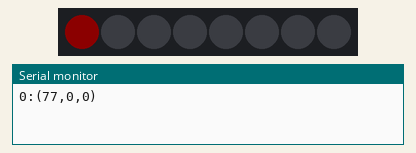
This sketch was run on a simulated Arduino Uno, built with avr-gcc and run on an emulated ATmega328P. Shown: 8 RGB LEDs in strip order, left to right, the last lines printed to the serial monitor. Dim RGB values are drawn brighter than linear.

Above: at 0.07 s.
At 1.13 s:
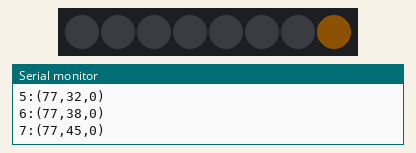
At 2.5 s:
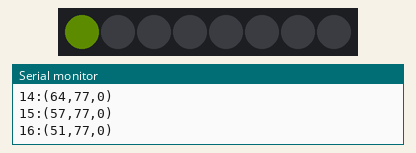
At 5.07 s:
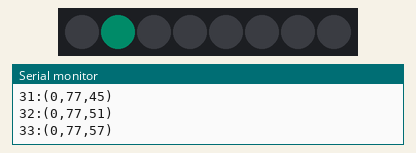
At 7.5 s:
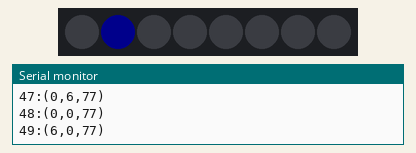
At 10.07 s:
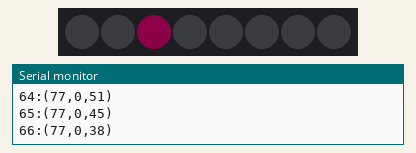
Timing chart, 0 to 40.0 s (numbered marks = the images above):
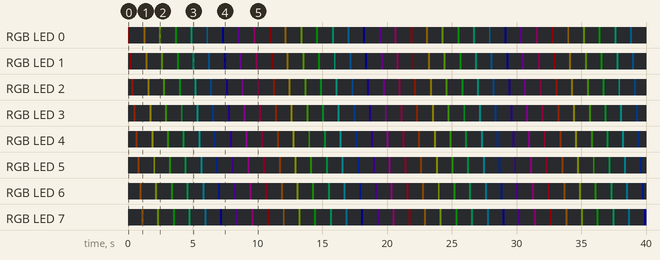

The sketch:

LEDTest.ino
```cpp
#include <Adafruit_NeoPixel.h>
#include "HSVtoRGB.h"

#define PIN (6)
#define LED_COUNT (8)
Adafruit_NeoPixel strip = Adafruit_NeoPixel(LED_COUNT, PIN, NEO_GRB + NEO_KHZ800);

void setup()
{
  Serial.begin(9600);

  strip.begin();
  strip.setBrightness(40);
  strip.show();

  while(!Serial) {}
}

int iLoop = 0;
void loop()
{
  byte r,g,b;
  HSV_to_RGB((iLoop*5)%360, 100, 30, &r, &g, &b);

  Serial.println(String(iLoop%360) + ":(" + String(r) + "," + String(g) + "," + String(b) + ")");

  strip.setPixelColor(iLoop%LED_COUNT, strip.Color(r,g,b));
  strip.setPixelColor((iLoop + LED_COUNT - 1)%LED_COUNT, strip.Color(0,0,0));
  strip.show();
  iLoop++;
  delay(150);
}
```

HSVtoRGB.h
```cpp
void HSV_to_RGB(float h, float s, float v, byte *r, byte *g, byte *b)
{
  int i;
  float f,p,q,t;

  h = max(0.0, min(360.0, h));
  s = max(0.0, min(100.0, s));
  v = max(0.0, min(100.0, v));

  s /= 100;
  v /= 100;

  if(s == 0) {
    // Achromatic (grey)
    *r = *g = *b = round(v*255);
    return;
  }

  h /= 60; // sector 0 to 5
  i = floor(h);
  f = h - i; // factorial part of h
  p = v * (1 - s);
  q = v * (1 - s * f);
  t = v * (1 - s * (1 - f));
  switch(i) {
    case 0:
      *r = round(255*v);
      *g = round(255*t);
      *b = round(255*p);
      break;
    case 1:
      *r = round(255*q);
      *g = round(255*v);
      *b = round(255*p);
      break;
    case 2:
      *r = round(255*p);
      *g = round(255*v);
      *b = round(255*t);
      break;
    case 3:
      *r = round(255*p);
      *g = round(255*q);
      *b = round(255*v);
      break;
    case 4:
      *r = round(255*t);
      *g = round(255*p);
      *b = round(255*v);
      break;
    default: // case 5:
      *r = round(255*v);
      *g = round(255*p);
      *b = round(255*q);
    }
}
```

Measured:
- by itself, everything shown: repeats every 10.9 s, in 72 steps
